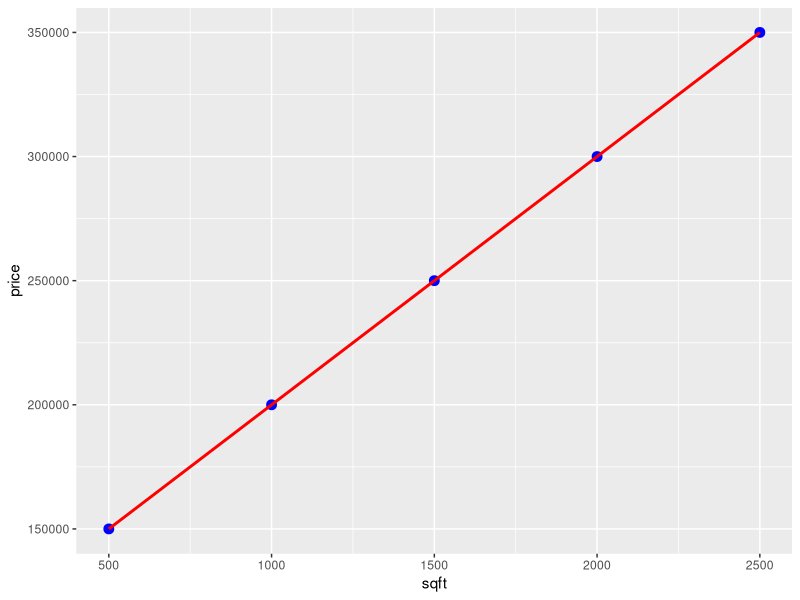

Generate this figure with R:
install.packages('ggplot2')
library(ggplot2)
data=data.frame(
  sqft=c(500,1000,1500,2000,2500),
  price=c(150000,200000,250000,300000,350000)
)
ggplot(data,aes(x=sqft,y=price))+
  geom_point(color="blue",size=3)+
  geom_smooth(method = 'lm',col="red")
  labs(title="linear reg square footage vs price",x="square footage",y="price")
model<-lm(price~sqft,data=data)
summary(model)


new_data<-data.frame(sqft=c(800))
predicted_price <- predict(model,new_data)
print(predicted_price)